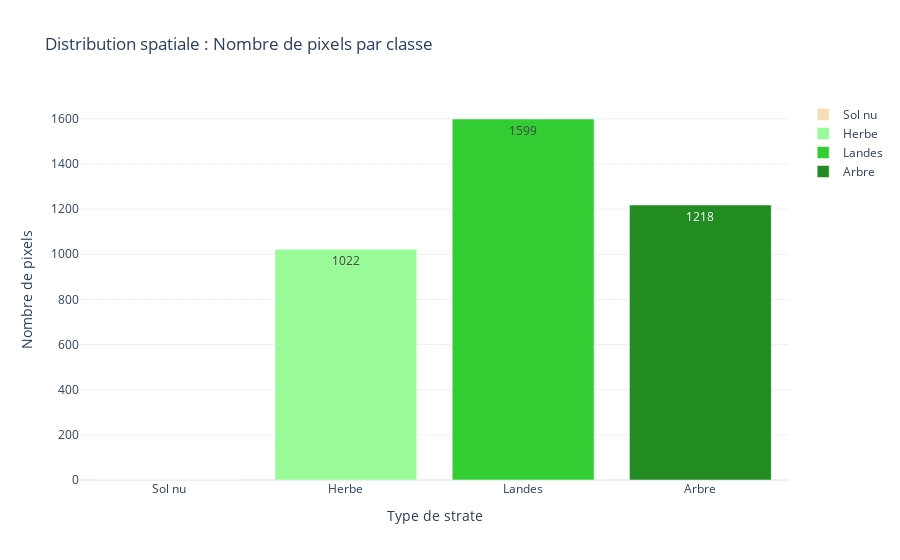

Write notebook code for a chart like this one.
### Code cell
# --- NOMBRE DE PIXELS PAR STRATE ---

# 1. Chargement du raster que tu viens de créer au Bloc 3
# On utilise ta fonction rw pour charger l'image en array
raster_array = rw.load_img_as_array(output_strates_raster)

# 2. Comptage des pixels par classe
unique, counts = np.unique(raster_array, return_counts=True)
pixel_counts = dict(zip(unique, counts))

# Exclure la classe 0 (fond/NoData)
pixel_counts.pop(0, None)

# 3. Création du DataFrame de synthèse
all_classes = pd.DataFrame({'Classe': [1, 2, 3, 4]})
pixel_df = pd.merge(
    all_classes,
    pd.DataFrame({'Classe': list(pixel_counts.keys()), 'Nombre de pixels': list(pixel_counts.values())}),
    on='Classe',
    how='left'
).fillna(0)

# 4. Configuration visuelle
color_map = {1: '#F5DEB3', 2: '#98FB98', 3: '#32CD32', 4: '#228B22'}
noms_strates_complet = {1: 'Sol nu', 2: 'Herbe', 3: 'Landes', 4: 'Arbre'}

# 5. Création du graphique unique et homogène
fig_pixels = go.Figure()

for classe in pixel_df['Classe']:
    count = pixel_df[pixel_df['Classe'] == classe]['Nombre de pixels'].values[0]
    fig_pixels.add_trace(go.Bar(
        x=[classe],
        y=[count],
        marker_color=color_map[classe],
        name=noms_strates_complet[classe],
        text=int(count), # Affiche le nombre au-dessus de la barre
        textposition='auto',
    ))

# Mise à jour du design
fig_pixels.update_layout(
    title='Distribution spatiale : Nombre de pixels par classe',
    xaxis_title='Type de strate',
    yaxis_title='Nombre de pixels',
    xaxis=dict(
        tickvals=[1, 2, 3, 4],
        ticktext=['Sol nu', 'Herbe', 'Landes', 'Arbre'],
        type='category'
    ),
    template='plotly_white',
    showlegend=True
)

# 6. Enregistrement (Utilise le chemin figure_path défini au Bloc 1)
output_pixel_html = os.path.join(figure_path, 'diag_baton_nb_pix_by_class.html')
fig_pixels.write_html(output_pixel_html)

# Affichage
fig_pixels.show()

print(f"Statistiques de pixels sauvegardées dans : {output_pixel_html}")

### Figure 1 — Plotly figure (JSON) as saved in the notebook; plotly's stock layout.template omitted (floating-point values rounded to 4 significant figures)
{"data": [{"marker": {"color": "#F5DEB3"}, "name": "Sol nu", "text": "0", "textposition": "auto", "type": "bar", "x": [1], "y": [0]}, {"marker": {"color": "#98FB98"}, "name": "Herbe", "text": "1022", "textposition": "auto", "type": "bar", "x": [2], "y": [1022]}, {"marker": {"color": "#32CD32"}, "name": "Landes", "text": "1599", "textposition": "auto", "type": "bar", "x": [3], "y": [1599]}, {"marker": {"color": "#228B22"}, "name": "Arbre", "text": "1218", "textposition": "auto", "type": "bar", "x": [4], "y": [1218]}], "layout": {"showlegend": true, "title": {"text": "Distribution spatiale : Nombre de pixels par classe"}, "xaxis": {"ticktext": ["Sol nu", "Herbe", "Landes", "Arbre"], "tickvals": [1, 2, 3, 4], "title": {"text": "Type de strate"}, "type": "category"}, "yaxis": {"title": {"text": "Nombre de pixels"}}}}
